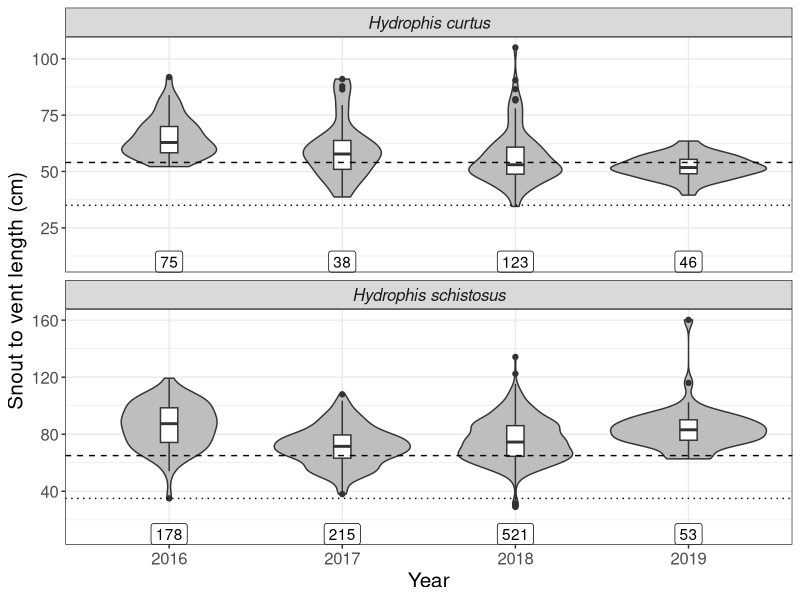
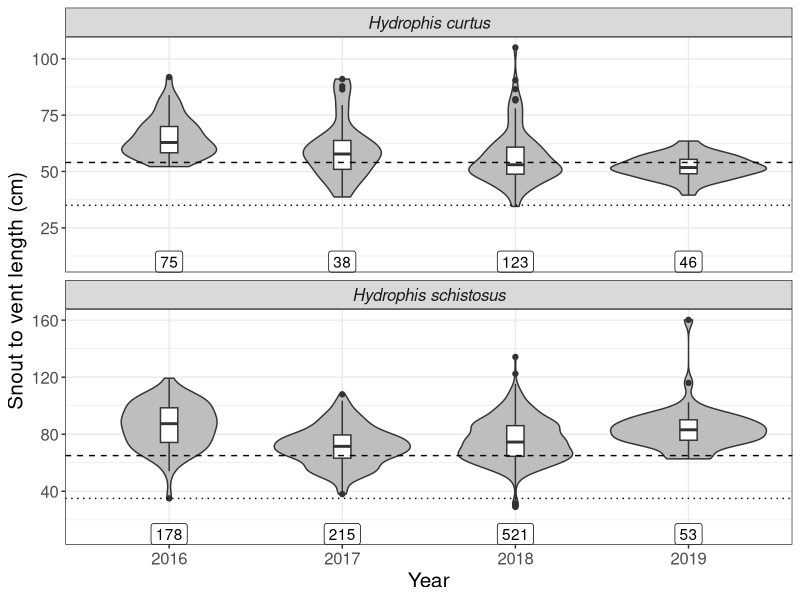

Here is the R script that generated these plots, in order: (Note: this script raises an error after producing the figures.)
## ---- chunk 1
#Global options

options(max.print="75")
knitr::opts_chunk$set(error = T, warning = F, message = F, tidy = T, cache = T,
                      dpi = 300, fig.align = "center", fig.height = 4.5, fig.width = 8)

require(ggplot2)

theme_set(theme_bw()+
            theme(legend.position = "top",
                  text = element_text(size = 15)
                  )
          )#setting ggplot theme

## ---- chunk 2
#Required libraries

require(tidyverse)
require(lubridate)
require(viridis)

# Importing data

snakes = read.csv("./Data/Sea-snakes_fish-dep_mastersheet_250420.csv")
embryos = read.csv("./Data/Sea snake_embryo data_mastersheet.csv")

snakes <- snakes%>%
  mutate(Year = as.factor(Year))%>%
  filter(Species == "Hydrophis curtus" | Species == "Hydrophis schistosus")%>%
  droplevels()

HS <- snakes%>%
  filter(Species == "Hydrophis schistosus")%>% # filtering out other snakes from bycatch data
  mutate(Year = as.factor(Year))

# function to calculate mcfadden's r2

mcfadden <- function(x){
  
  r2 <- 1 - (x$deviance/x$null.deviance)
  
}

# sampling years
years <- data.frame(Year = factor(c(2016:2019)))
## ---- chunk 3
snakes%>%
  group_by(Species)%>%
  count(name = "N")
## ---- chunk 4
n.yr <- snakes%>%
  group_by(Species, Year)%>%
  count(name = "N")

n.yr%>%
  spread(Year, N)
## ---- chunk 5
snakes%>%
  filter(Gear.Type != "")%>%
  select(Date, Gear.Type, No..of.Hauls, Average.Haul.Duration..Hours., Tow.duration.hours)%>%
  distinct()%>%
  # Calculating tow duration
  mutate(Tow.duration.hours = case_when(!is.na(Tow.duration.hours) ~ Tow.duration.hours,
                                        is.na(Tow.duration.hours) ~ No..of.Hauls*Average.Haul.Duration..Hours.))%>%
  group_by(Gear.Type)%>%
  summarise(n = n(), # counting number of trips sampled
            haul.hours = sum(Tow.duration.hours, na.rm = T)) # total fishing effort
  
## ---- chunk 6
# calculating the mean SVL across years

age.yr <- snakes%>%
  group_by(Species, Year)%>%
  summarise(N = n(),
            mean = mean(Snout.to.Vent..cm., na.rm = T))

# SVL cut off for age classes

maturtity <- snakes%>%
  group_by(Species)%>%
  count()%>%
  mutate(juv = 35,
         adult = ifelse(Species == "Hydrophis curtus", 54, 65))
  
## ---- chunk 7
# plotting distribution of SVL across years

snakes%>%
  filter(Snout.to.Vent..cm. > 20)%>%
  ggplot(aes(Year, Snout.to.Vent..cm.))+
  geom_violin(fill = "grey")+
  geom_boxplot(width = 0.1)+
  geom_hline(data = maturtity, aes(yintercept = adult), linetype = "dashed")+
  geom_hline(data = maturtity, aes(yintercept = juv), linetype = "dotted")+
  #stat_summary(fun.data = "mean_sdl", geom = "pointrange", size = 1)+
  geom_label(data = age.yr, aes(Year, 10, label = N))+
  facet_wrap(~Species, ncol = 1, scales = "free_y")+
  labs(y = "Snout to vent length (cm)")+
  theme(strip.text = element_text(face = "italic"))

ggsave(last_plot(), filename = "./Figures/figure1.tiff", height = 6, width = 8)
  
## ---- chunk 8

library(car)

snakes%>%
  group_by(Species)%>%
  select(Year, Snout.to.Vent..cm.)%>%
  nest()%>%
  mutate(mod = map(data, ~lm(Snout.to.Vent..cm. ~ Year, data = .)),
          sumr = map(mod, broom::tidy),
         stat = map(mod, glance))%>%
  select(sumr, stat)%>%
  unnest()%>%
  select(c(Species:r.squared))
## ---- chunk 9
snakes%>%
  group_by(Species)%>%
  select(Year, Snout.to.Vent..cm.)%>%
  nest()%>%
  mutate(mod = map(data, ~lm(Snout.to.Vent..cm. ~ Year, data = .)),
          stat = map(mod, car::Anova))%>%
  select(stat)%>%
  unnest()
## ---- chunk 10

snakes%>%
  group_by(Species)%>%
  select(Year, Snout.to.Vent..cm.)%>%
  nest()%>%
  mutate(mod = map(data, ~lm(Snout.to.Vent..cm. ~ Year, data = .)),
         fit = map(mod, ~predict(., years, se.fit = T)),
         fit = map(fit, ~as.data.frame(.)))%>%
  select(fit)%>%
  unnest()%>%
  mutate(Year = factor(c(2016:2019)))%>%
  ggplot(aes(Year, fit))+
  geom_pointrange(aes(ymin = fit - se.fit, ymax = fit + se.fit))+
  labs(y = "SVL (cm)")+
  facet_wrap(~Species)+
  theme(strip.text = element_text(face = "italic"))
## ---- chunk 11
pop.yr <- snakes%>%
  filter(!is.na(Class))%>% # fix 2016 svl
  group_by(Species, Year)%>%
  # Counting number of individuals in each developmental class
  count(Class)%>%
  complete(Class, fill = list(n = 0))%>%
  # Total number sampled in each year
  mutate(N = sum(n))%>%
  group_by(Year, Species, Class)%>%
  # Proportion of each developmental class
  mutate(prop.age = n/N)

# Summary stats

pop.yr%>%
  group_by(Species, Class)%>%
  skimr::skim(prop.age)%>%
  skimr::yank("numeric")%>%
  select(c(Species, Class, mean, sd))
## ---- chunk 12
require(nnet)
require(broom)

dev.yr <- snakes%>%
  select(Species, Year, Class)%>%
  filter(!is.na(Class))%>% # removing empty class 
  group_by(Species)%>%
  nest()%>%
  mutate(mod = map(data, ~multinom(Class ~ Year, data = .)),
         null = map(data, ~multinom(Class ~ 1, data = .)),
         smry = map(mod, ~broom::tidy(., exonentiate = T)),
         # Calculating mc fadden's r2
         r2 = map2_dbl(mod, null, ~ 1 - .x$value/.y$value))
## ---- chunk 13
dev.yr%>%
  select(smry, r2)%>%
  unnest()
## ---- chunk 14
dev.yr%>%
  mutate(fit = map(mod, ~data.frame(predict(., years, "probs"))))%>%
  select(fit)%>%
  unnest()%>%
  mutate(Year = factor(c(2016:2019)))%>% # adding years variable
  left_join(n.yr, by = c("Species", "Year"))%>% # getting sample size in each year
  gather(c(Adult, Juvenile, Neonate), key = "Class", value = "p.hat")%>%
  mutate(se = sqrt(p.hat*(1-p.hat)/N))%>% # caluclating standard error
  # Plotting
  ggplot(aes(Year, p.hat, color = Species))+
  geom_pointrange(aes(ymin = p.hat-se, ymax = p.hat+se))+
  labs(y = "Estimated proportion")+
  facet_wrap(~Class)+
  theme(legend.text = element_text(face = "italic"))
## ---- chunk 15
month.svl <- HS%>%
  filter(Year == "2018", # data not sufficient for other years
         Snout.to.Vent..cm. > 20)%>% # removing erroneous data
  mutate(Month = factor(Month, levels = month.name))%>%
  complete(Month)%>%
  group_by(Month)%>%
  # Calculating mean SVL in each month
  summarise(mean.SVL = mean(Snout.to.Vent..cm., na.rm = T))

# Month of observed births

births <- data.frame(Species = "Hydrophis schistosus", Month = "April")
## ---- chunk 16
# plotting distribution of SVL across months

HS%>%
  filter(Year == "2018", # data not sufficient for other years
         Snout.to.Vent..cm. > 20)%>% # removing erroneous data
  mutate(Month = factor(Month, levels = month.name))%>%
  complete(nesting(Species), Month)%>%
  droplevels()%>%
  ggplot(aes(Month, Snout.to.Vent..cm.))+
  geom_violin(fill = "light grey")+
  #geom_point(data = month.svl, aes(x = Month, y = mean.SVL), size = 3)+
  geom_boxplot(width = 0.1)+
  geom_segment(data = births, aes(x = Month, xend = Month, y = 0 , yend = 10), #marking births
               arrow = arrow(length = unit(0.25, "cm"), ends = "first"), size = 1)+
  geom_text(data = births, aes(x = Month, y = 20, label = paste("Observed \n births")))+
  geom_vline(aes(xintercept = "June"), size = 1)+#start of the monsoon ban
  geom_vline(aes(xintercept = "August"), size = 1)+#end of the monsoon ban
  geom_text(aes(x = "July", y = 80, label = "Monsoon ban"))+
  scale_x_discrete(guide = guide_axis(n.dodge = 2))+
  labs(y = "Snout to vent length (cm)")

## ---- chunk 17
snakes%>%
  filter(Year == "2018", # data not sufficient for other years
         Snout.to.Vent..cm. > 20)%>% # removing erroneous data
  mutate(Month = factor(Month, levels = month.name))%>%
  group_by(Species, Month)%>%
  summarise(prop.neonate = sum(Snout.to.Vent..cm. < 40)/n())%>%
  spread(Month, prop.neonate)
## ---- chunk 18
snakes%>%
  group_by(Species)%>%
  filter(Sex == "Male" | Sex == "Female")%>%
  summarise(females = sum(Sex == "Female"),
            N = n(),
            P = females/N)
## ---- chunk 19
# is proportion of females different from 0.5?

snakes%>%
  filter(Sex == "Male" | Sex == "Female")%>%
  group_by(Species)%>%
  summarise(females = sum(Sex == "Female"),
            N = n())%>%
  group_by(Species)%>%
  nest()%>%
  mutate(test = map(data, ~prop.test(.$females, .$N, p = 0.5)), # Z - test for proportion
         sumr = map(test, broom::tidy))%>%
  select(sumr)%>%
  unnest()%>%
  select(-c(method, alternative))
## ---- chunk 20
snakes%>%
  filter(Sex == "Male" | Sex == "Female")%>%
  group_by( Species, Year)%>%
  summarise(N = n(),
            females = sum(Sex == "Female"),
            prop.female = females/N)%>%
  ggplot(aes(Year, prop.female, fill = Species))+
  geom_col(width = 0.5, col = "black", position = position_dodge())

## ---- chunk 21
snakes%>%
  select(Species, Year, Sex)%>%
  filter(Sex == "Male" | Sex == "Female")%>% # removing empty sex
  mutate(Sex = factor(Sex, levels = c("Male", "Female")))%>%
  group_by(Species)%>%
  nest()%>%
  mutate(mod = map(data, ~glm(Sex ~ Year, family = binomial, data = .)),
         sumry = map(mod, ~tidy(.)),
         r2 = map_dbl(mod, ~mcfadden(.)))%>%
  select(sumry, r2)%>%
  unnest(sumry)
## ---- chunk 22
snakes%>%
  select(Species, Year, Sex)%>%
  filter(Sex == "Male" | Sex == "Female")%>% # removing empty sex
  mutate(Sex = factor(Sex, levels = c("Male", "Female")))%>%
  group_by(Species)%>%
  nest()%>%
  mutate(mod = map(data, ~glm(Sex ~ Year, family = "binomial", data = .)),
         fit = map(mod, ~predict(., years, se.fit = T, type = "response")),
         fit = map(fit, ~data.frame(.)))%>%
  select(fit)%>%
  unnest(fit)%>%
  mutate(Year = factor(c(2016:2019)))%>%
  ggplot(aes(Year, fit))+
  geom_pointrange(aes(ymin = fit - se.fit, ymax = fit + se.fit))+
  labs(y = "P(Female|Year)")+
  facet_wrap(~Species)+
  theme(strip.text = element_text(face = "italic"))
## ---- chunk 23
snakes%>%
  group_by(Species)%>%
  count(Condition.at.encounter..D.A.)%>%
  # Calculating mortality rate
  mutate(N = sum(n),
         prop.dead = n/N)%>%
  filter(Condition.at.encounter..D.A. == "Dead")%>%
  select(-Condition.at.encounter..D.A.)
## ---- chunk 24
snakes%>%
  filter(Condition.at.encounter..D.A. %in% c("Dead", "Alive"))%>% # removing missing data
  select(Species, Condition.at.encounter..D.A.)%>%
  mutate(Condition = factor(Condition.at.encounter..D.A., levels = c("Alive", "Dead")))%>%
  nest()%>%
  mutate(test = map(data, ~glm(Condition ~ Species, family = "binomial", data = .)),
         sumr = map(test, ~broom::tidy(.)),
         r2 = map(test, ~mcfadden(.)))%>%
  select(sumr, r2)%>%
  unnest()
## ---- chunk 25

spp = data.frame(Species = c("Hydrophis schistosus", "Hydrophis curtus"))

snakes%>%
  filter(Condition.at.encounter..D.A. %in% c("Dead", "Alive"))%>% # removing missing data
  select(Species, Condition.at.encounter..D.A.)%>%
  mutate(Condition = factor(Condition.at.encounter..D.A., levels = c("Alive", "Dead")))%>%
  nest()%>%
  mutate(mod = map(data, ~glm(Condition ~ Species, family = "binomial", data = .)),
         fit = map(mod, ~predict(., spp, se.fit = T, type = "response")),
         fit = map(fit, ~data.frame(.)))%>%
  select(fit)%>%
  unnest(fit)%>%
  mutate(Species = factor(c("Hydrophis schsitosus", "Hydrophis curtus")))%>%
  ggplot(aes(Species, fit))+
  geom_pointrange(aes(ymin = fit - se.fit, ymax = fit + se.fit))+
  labs(y = "P(Dead|Species)")+
  theme(axis.text.x =  element_text(face = "italic"))

## ---- chunk 26

snakes%>%
  filter(!is.na(Class))%>%
  group_by(Species, Class)%>%
  count(Condition.at.encounter..D.A.)%>%
  #calculating mortality rate
  mutate(N = sum(n),
         prop.dead = n/N)%>%
  filter(Condition.at.encounter..D.A. == "Dead")%>%
  select(-Condition.at.encounter..D.A.)
## ---- chunk 27

snakes%>%
  filter(!is.na(Class),
         Condition.at.encounter..D.A. %in% c("Dead", "Alive"))%>% # removing missing data
  select(Species, Class, Condition.at.encounter..D.A.)%>%
  mutate(Condition = factor(Condition.at.encounter..D.A., levels = c("Alive", "Dead")))%>%
  group_by(Species)%>%
  nest()%>%
  mutate(test = map(data, ~glm(Condition ~ Class, family = "binomial", data = .)),
         sumr = map(test, ~broom::tidy(.)),
         r2 = map(test, ~mcfadden(.)))%>%
  select(sumr, r2)%>%
  unnest()

## ---- chunk 28

dev = data.frame(Class = c("Adult", "Juvenile", "Neonate"))

snakes%>%
  filter(!is.na(Class),
         Condition.at.encounter..D.A. %in% c("Dead", "Alive"))%>% # removing missing data
  select(Species, Class, Condition.at.encounter..D.A.)%>%
  mutate(Condition = factor(Condition.at.encounter..D.A., levels = c("Alive", "Dead")))%>%
  group_by(Species)%>%
  nest()%>%
  mutate(mod = map(data, ~glm(Condition ~ Class, family = "binomial", data = .)),
         fit = map(mod, ~predict(., dev, se.fit = T, type = "response")),
         fit = map(fit, ~data.frame(.)))%>%
  select(fit)%>%
  unnest(fit)%>%
  mutate(Class = factor(c("Adult", "Juvenile", "Neonate")))%>%
  ggplot(aes(Class, fit))+
  geom_pointrange(aes(ymin = fit - se.fit, ymax = fit + se.fit))+
  labs(y = "P(Dead)")+
  facet_wrap(~Species)+
  theme(strip.text = element_text(face = "italic"))

## ---- chunk 29
snakes%>%
  filter(Sex != "")%>%
  group_by(Species, Sex)%>%
  count(Condition.at.encounter..D.A.)%>%
  # Calculating mortality rate
  mutate(N = sum(n),
         prop.dead = n/N)%>%
  filter(Condition.at.encounter..D.A. == "Dead")%>%
  select(-Condition.at.encounter..D.A.)
## ---- chunk 30

snakes%>%
  filter(Sex %in% c("Male", "Female"),
         Condition.at.encounter..D.A. %in% c("Dead", "Alive"))%>% # removing missing data
  select(Species, Sex, Condition.at.encounter..D.A.)%>%
  mutate(Condition = factor(Condition.at.encounter..D.A., levels = c("Alive", "Dead")))%>%
  group_by(Species)%>%
  nest()%>%
  mutate(test = map(data, ~glm(Condition ~ Sex, family = "binomial", data = .)),
         sumr = map(test, ~broom::tidy(.)),
         r2 = map(test, ~mcfadden(.)))%>%
  select(sumr, r2)%>%
  unnest()

## ---- chunk 31
sex = data.frame(Sex = c("Male", "Female"))

snakes%>%
  filter(Sex %in% c("Male", "Female"),
         Condition.at.encounter..D.A. %in% c("Dead", "Alive"))%>% # removing missing data
  select(Species, Sex, Condition.at.encounter..D.A.)%>%
  mutate(Condition = factor(Condition.at.encounter..D.A., levels = c("Alive", "Dead")))%>%
  group_by(Species)%>%
  nest()%>%
  mutate(mod = map(data, ~glm(Condition ~ Sex, family = "binomial", data = .)),
         fit = map(mod, ~predict(., sex, se.fit = T, type = "response")),
         fit = map(fit, ~data.frame(.)))%>%
  select(fit)%>%
  unnest(fit)%>%
  mutate(Sex = c("Male", "Female"))%>%
  ggplot(aes(Sex, fit))+
  geom_pointrange(aes(ymin = fit - se.fit, ymax = fit + se.fit))+
  labs(y = "P(Dead)")+
  facet_wrap(~Species)+
  theme(strip.text = element_text(face = "italic"))

## ---- chunk 32
HS%>%
  filter(Sex == "Female",
         Class == "Adult")%>%
  group_by(Gravid)%>%
  count(Condition.at.encounter..D.A.)%>%
  # Calculating mortality rate
  mutate(N = sum(n),
         prop.dead = n/N)%>%
  filter(Condition.at.encounter..D.A. == "Dead")%>%
  select(-Condition.at.encounter..D.A.)
## ---- chunk 33

HS%>%
  filter(Sex == "Female",
         Class == "Adult",
         Condition.at.encounter..D.A. %in% c("Dead", "Alive"))%>% # removing missing data
  select(Gravid, Condition.at.encounter..D.A.)%>%
  mutate(Condition = factor(Condition.at.encounter..D.A., levels = c("Alive", "Dead")),
         Gravid = ifelse(Gravid == "", "No", Gravid))%>%
  nest()%>%
  mutate(test = map(data, ~glm(Condition ~ Gravid, family = "binomial", data = .)),
         sumr = map(test, ~broom::tidy(.)),
         r2 = map(test, ~mcfadden(.)))%>%
  select(sumr, r2)%>%
  unnest()
## ---- chunk 34
gravid = data.frame(Gravid = c("Yes", "No"))

HS%>%
  filter(Sex == "Female",
         Class == "Adult",
         Condition.at.encounter..D.A. %in% c("Dead", "Alive"))%>% # removing missing data
  select(Gravid, Condition.at.encounter..D.A.)%>%
  mutate(Condition = factor(Condition.at.encounter..D.A., levels = c("Alive", "Dead")),
         Gravid = ifelse(Gravid == "", "No", Gravid))%>%
  nest()%>%
  mutate(mod = map(data, ~glm(Condition ~ Gravid, family = "binomial", data = .)),
         fit = map(mod, ~predict(., gravid, se.fit = T, type = "response")),
         fit = map(fit, ~data.frame(.)))%>%
  select(fit)%>%
  unnest(fit)%>%
  mutate(State = c("Gravid", "Not Gravid"))%>%
  ggplot(aes(State, fit))+
  geom_pointrange(aes(ymin = fit - se.fit, ymax = fit + se.fit))+
  labs(y = "P(Dead)")+
  theme(strip.text = element_text(face = "italic"))

## ---- chunk 35
# percentage of gravid females in sample

HS%>%
  count(Gravid)%>%
  mutate(N = sum(n))%>%
  mutate(prop.gravid = n/N)%>%
  filter(Gravid == "Yes")%>%
  select(-c(Gravid))
## ---- chunk 36
# checking the number of gravid females per year

HS%>%
  group_by(Year)%>%
  filter(Gravid == "Yes")%>%
  count(Gravid)%>%
  spread(Gravid, n)%>%
  rename(`n(Gravid Females)` = Yes)
## ---- chunk 37
# calculating the proportion of gravid females per month

gravid <- HS%>%
  mutate(Month = factor(Month, levels = month.name))%>%
  filter(Year == "2018" | Year == "2019")%>% # only for 2018/19
  group_by(Month)%>%
  summarise(N = n(),
            gravid = sum(Gravid == "Yes"),
            prop.gravid = gravid/N)

gravid
## ---- chunk 38
# plotting prop gravid per month

gravid%>%
  mutate(Month = factor(Month, levels = month.name))%>%
  complete(Month, fill = list(prop.gravid = 0))%>%
  ggplot(aes(Month, prop.gravid))+
  geom_point(size = 3)+
  geom_path(aes(group = 1), size = 1, linetype = "dashed")+
  geom_segment(aes(x = "April", xend = "April", y = 0 , yend = 0.02), #marking births
               arrow = arrow(length = unit(0.25, "cm"), ends = "first"), size = 1)+
  geom_text(aes(x = "April", y = 0.04, label = paste("Observed \n births")))+
  geom_vline(aes(xintercept = "June"), size = 1)+#start of the monsoon ban
  geom_vline(aes(xintercept = "August"), size = 1)+#end of the monsoon ban
  geom_text(aes(x = "July", y = 0.20, label = "Monsoon ban"))+
  scale_x_discrete(guide = guide_axis(n.dodge = 2))+
  labs(y = "Proportion of gravid females")

## ---- chunk 39
embryos%>%
  summarise(n.mothers = length(unique(Field.Code)),
            n.embryos = length(unique(Embryo.Code)))
## ---- chunk 40
embryos%>%
  select(Egg.Length..mm.., Egg.Width..mm.., Egg.Weigth..g.., Snout.to.Vent..cm., Embryo.Weight..g.)%>%
  skimr::skim()%>%
  skimr::yank("numeric")%>%
  select(c(skim_variable, mean, sd))
## ---- chunk 41
embryos%>%
  group_by(Field.Code)%>%
  filter(Sex != "")%>%
  summarise(prop.female = sum(Sex == "Female")/n())%>%
  skimr::skim(prop.female)%>%
  skimr::yank("numeric")%>%
  select(c(skim_variable, mean, sd))
## ---- chunk 42
embryos%>%
  filter(Sex != "")%>%
  summarise(females = sum(Sex == "Female"),
            N = n())
## ---- chunk 43
broom::tidy(prop.test(86, 166, p = 0.5))%>% # Z - test
  select(estimate:conf.high)
## ---- chunk 44
embryos%>%
  count(Embryo)%>%
  mutate(N = sum(n), rate = n*100/N)%>%
  select(-N)
## ---- chunk 45
embryos%>%
  ggplot(aes(Embryo.Weight..g., Yolk.Weight..g.))+
  geom_point(size = 3)+
  geom_smooth(method = "lm", linetype = "dashed", size = 1)+
  labs(x = "Embryo weight (g)", y = "Yolk weight (g)")
## ---- chunk 46
embryos%>%
  select(Yolk.Weight..g., Embryo.Weight..g.)%>%
  nest()%>%
  # Yolk weight is normally distributed
  mutate(mod = map(data, ~lm(Yolk.Weight..g. ~ Embryo.Weight..g., data = .)),
         sumr = map(mod, broom::tidy),
         stat = map(mod, broom::glance))%>%
  select(sumr, stat)%>%
  unnest()%>%
  select(term:r.squared)
## ---- chunk 47
embryos%>%
  ggplot(aes(Embryo.Weight..g., Egg.Weigth..g..))+
  geom_point(aes(col = Yolk.Weight..g.), size = 3)+
  geom_smooth(method = "lm", linetype = "dashed", size = 1)+
  scale_color_viridis(name = "Yolk Weight (g)")+
  labs(x = "Embryo Weight (g)", y = "Total Egg Weight (g)")

## ---- chunk 48
embryos%>%
  select(Egg.Weigth..g.., Embryo.Weight..g.)%>%
  nest()%>%
  # Total egg mass is normally distributed
  mutate(mod = map(data, ~lm(Egg.Weigth..g.. ~ Embryo.Weight..g., data = .)),
         sumr = map(mod, broom::tidy),
         stat = map(mod, broom::glance))%>%
  select(sumr, stat)%>%
  unnest()%>%
  select(term:r.squared)
## ---- chunk 49
# Cleaning reproductive effort data

re <- embryos%>%
  left_join(snakes, by = c("Date", "Field.Code", "Species"))%>%
  select(Date, Field.Code, Embryo.Code, Species, Egg.Length..mm..:Tail.Length..cm..x,
         Egg.Weigth..g..:Sex.x, Snout.to.Vent..cm..y:Tail.Length..cm..y, Weight..g.,
         -Body.Length..cm..x, - Body.Length..cm..y)%>%
  filter(Species == "Hydrophis schistosus")%>%
  rename(Embryo.SVL = Snout.to.Vent..cm..x,
         Embryo.TL = Tail.Length..cm..x,
         Embryo.Sex = Sex.x,
         Female.SVL = Snout.to.Vent..cm..y,
         Female.TL = Tail.Length..cm..y,
         Mother.Wt = Weight..g.
         )%>%
  # Removing erroneous data point
  filter(Female.SVL > 50)
## ---- chunk 50
re_clutch <- re%>%
  select(Field.Code, Egg.Weigth..g.., Mother.Wt, Female.SVL)%>%
  group_by(Field.Code)%>%
  summarise(clutch.size = n(),
            Clutch.wt = sum(Egg.Weigth..g..),
            Mother.wt = last(Mother.Wt),
            Female.SVL = last(Female.SVL))%>%
  mutate(rcm = Clutch.wt/(Mother.wt - Clutch.wt))

re_clutch%>%
  ggplot(aes(Female.SVL, clutch.size))+
  geom_point(size =3)+
  geom_smooth(method = 'glm', method.args = list(family = 'poisson'))+
  labs(x = "Female SVL (cm)", y = "Clutch Size")
## ---- chunk 51

mcfadden <- function(x){
  
  r2 <- 1 - (x$deviance/x$null.deviance)
  
}

re_clutch%>%
  select(Female.SVL, clutch.size)%>%
  nest()%>%
  mutate(mod = map(data, ~glm(clutch.size ~ Female.SVL, data = ., family = "poisson")),
         sumr = map(mod, broom::tidy),
         stat = map(mod, broom::glance),
         r.squared =  map_dbl(stat, ~mcfadden(.)))%>%
  select(sumr, stat,r.squared)%>%
  unnest()%>%
  select(c(term:p.value, r.squared))

## ---- chunk 52
re_clutch%>%
  ggplot(aes(Female.SVL, rcm))+
  geom_point(aes(col = clutch.size), size = 3)+
  geom_smooth(method = "lm", linetype = "dashed")+
  scale_y_continuous(name = "Relative clutch mass")+
  scale_x_continuous(limits = c(85, 115), name = "Female SVL (cm)")+
  scale_color_viridis(name = "Clutch size")+
  theme(legend.text = element_text(size = 10))
## ---- chunk 53
re_clutch%>%
  select(Female.SVL, rcm)%>%
  nest()%>%
  mutate(mod = map(data, ~lm(rcm ~ Female.SVL, data = .)),
         sumr = map(mod, broom::tidy),
         stat = map(mod, broom::glance))%>%
  select(sumr, stat)%>%
  unnest()%>%
  select(term:r.squared)
## ---- chunk 54
# calculating reproductive effort per embruo

re_embryo <- re%>%
  select(Field.Code, Embryo.Code, Egg.Weigth..g..,  Mother.Wt, Female.SVL, Embryo.Sex, Embryo.SVL)%>%
  group_by(Field.Code)%>%
  mutate(clutch.wt = sum(Egg.Weigth..g..), 
         Female.wt = Mother.Wt - clutch.wt)%>%
  group_by(Field.Code, Embryo.Code)%>%
  summarise(inv = Egg.Weigth..g../Female.wt,# investment per embryo
            Female.SVL = last(Female.SVL),
            Embryo.Sex = Embryo.Sex,
            Embryo.SVL = Embryo.SVL)%>%
  ungroup()

# using residuals to control for embryo development

emsvlinv <- lm(inv ~ Embryo.SVL, data = re_embryo)

# Plotting

re_embryo%>%
  modelr::add_residuals(emsvlinv)%>%
  ggplot(aes(Female.SVL, resid))+
  geom_point(aes(col = Embryo.SVL), size = 3)+
  geom_smooth(method = "lm", linetype = "dashed", size = 1)+
  scale_y_continuous(name = "Relative egg mass (residuals)")+
  scale_x_continuous(limits = c(85, 115), name = "Female SVL (cm)")+
  scale_color_viridis(name = "Embryo SVL (cm)")

## ---- chunk 55
re_embryo%>%
  select(Female.SVL, inv, Embryo.SVL)%>%
  nest()%>%
  mutate(mod = map(data, ~lm(inv ~ Female.SVL + Embryo.SVL, data = .)),
         sumr = map(mod, broom::tidy),
         stat = map(mod, broom::glance))%>%
  select(sumr, stat)%>%
  unnest()%>%
  select(term:p.value, r.squared)
## ---- chunk 56
re_embryo%>%
  filter(Embryo.Sex == "Male" | Embryo.Sex == "Female")%>%
  modelr::add_residuals(emsvlinv)%>%
  ggplot(aes(Female.SVL, resid, shape = Embryo.Sex))+
  geom_point(aes(col = Embryo.SVL), size = 3)+
  geom_smooth(method = "lm", linetype = "dashed", size = 1)+
  scale_y_continuous(name = "Relative egg mass (residuals)")+
  scale_x_continuous(limits = c(85, 115), name = "Female SVL (cm)")+
  scale_color_viridis(name = "Embryo SVL (cm)")+
  scale_shape_discrete(name = "Embryo Sex")
## ---- chunk 57
re_embryo%>%
  filter(Embryo.Sex == "Male" | Embryo.Sex == "Female")%>%
  select(Embryo.Sex, inv, Embryo.SVL)%>%
  nest()%>%
  mutate(mod = map(data, ~lm(inv ~ Embryo.Sex + Embryo.SVL, data = .)),
         sumr = map(mod, broom::tidy),
         stat = map(mod, broom::glance))%>%
  select(sumr, stat)%>%
  unnest()%>%
  select(term:p.value, r.squared)
